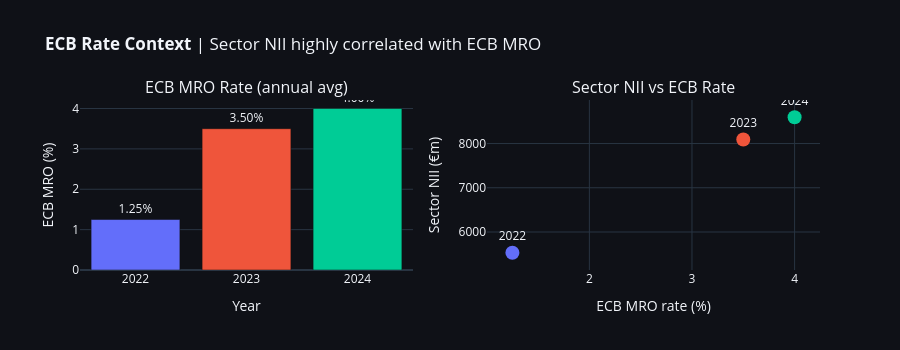

This figure's notebook cell:
### Code cell
# ── Chart 3: ECB Rate Context ─────────────────────────────────────────────────
fig3 = make_subplots(rows=1, cols=2, subplot_titles=['ECB MRO Rate (annual avg)', 'Sector NII vs ECB Rate'])

fig3.add_trace(
    go.Bar(x=list(ecb_mro.keys()), y=list(ecb_mro.values()),
           marker_color=['#636EFA','#EF553B','#00CC96'],
           text=[f'{v:.2f}%' for v in ecb_mro.values()], textposition='outside'),
    row=1, col=1,
)

sector_nii = kpis.groupby('year')['nii'].sum().reset_index()
ecb_rate_vals = [ecb_mro[y] for y in sector_nii['year']]
fig3.add_trace(
    go.Scatter(x=ecb_rate_vals, y=sector_nii['nii'].values,
               mode='markers+text',
               marker=dict(size=14, color=['#636EFA','#EF553B','#00CC96']),
               text=[str(y) for y in sector_nii['year']],
               textposition='top center'),
    row=1, col=2,
)

fig3.update_layout(
    title_text='<b>ECB Rate Context</b> | Sector NII highly correlated with ECB MRO',
    template='plotly_dark', height=350,
    showlegend=False,
    paper_bgcolor='#0f1117', plot_bgcolor='#0f1117',
)
fig3.update_xaxes(title_text='Year', row=1, col=1)
fig3.update_yaxes(title_text='ECB MRO (%)', row=1, col=1)
fig3.update_xaxes(title_text='ECB MRO rate (%)', row=1, col=2)
fig3.update_yaxes(title_text='Sector NII (€m)', row=1, col=2)
fig3.show()

### Figure 1 — Plotly figure (JSON) as saved in the notebook; plotly's stock layout.template omitted (floating-point values rounded to 4 significant figures)
{"data": [{"marker": {"color": ["#636EFA", "#EF553B", "#00CC96"]}, "text": ["1.25%", "3.50%", "4.00%"], "textposition": "outside", "type": "bar", "x": [2022, 2023, 2024], "xaxis": "x", "y": [1.25, 3.5, 4.0], "yaxis": "y"}, {"marker": {"color": ["#636EFA", "#EF553B", "#00CC96"], "size": 14}, "mode": "markers+text", "text": ["2022", "2023", "2024"], "textposition": "top center", "type": "scatter", "x": [1.25, 3.5, 4.0], "xaxis": "x2", "y": [5531.0, 8092.0, 8594.0], "yaxis": "y2"}], "layout": {"annotations": [{"font": {"size": 16}, "showarrow": false, "text": "ECB MRO Rate (annual avg)", "x": 0.225, "xanchor": "center", "xref": "paper", "y": 1.0, "yanchor": "bottom", "yref": "paper"}, {"font": {"size": 16}, "showarrow": false, "text": "Sector NII vs ECB Rate", "x": 0.775, "xanchor": "center", "xref": "paper", "y": 1.0, "yanchor": "bottom", "yref": "paper"}], "height": 350, "paper_bgcolor": "#0f1117", "plot_bgcolor": "#0f1117", "showlegend": false, "title": {"text": "<b>ECB Rate Context</b> | Sector NII highly correlated with ECB MRO"}, "xaxis": {"anchor": "y", "domain": [0.0, 0.45], "title": {"text": "Year"}}, "xaxis2": {"anchor": "y2", "domain": [0.55, 1.0], "title": {"text": "ECB MRO rate (%)"}}, "yaxis": {"anchor": "x", "domain": [0.0, 1.0], "title": {"text": "ECB MRO (%)"}}, "yaxis2": {"anchor": "x2", "domain": [0.0, 1.0], "title": {"text": "Sector NII (€m)"}}}}
